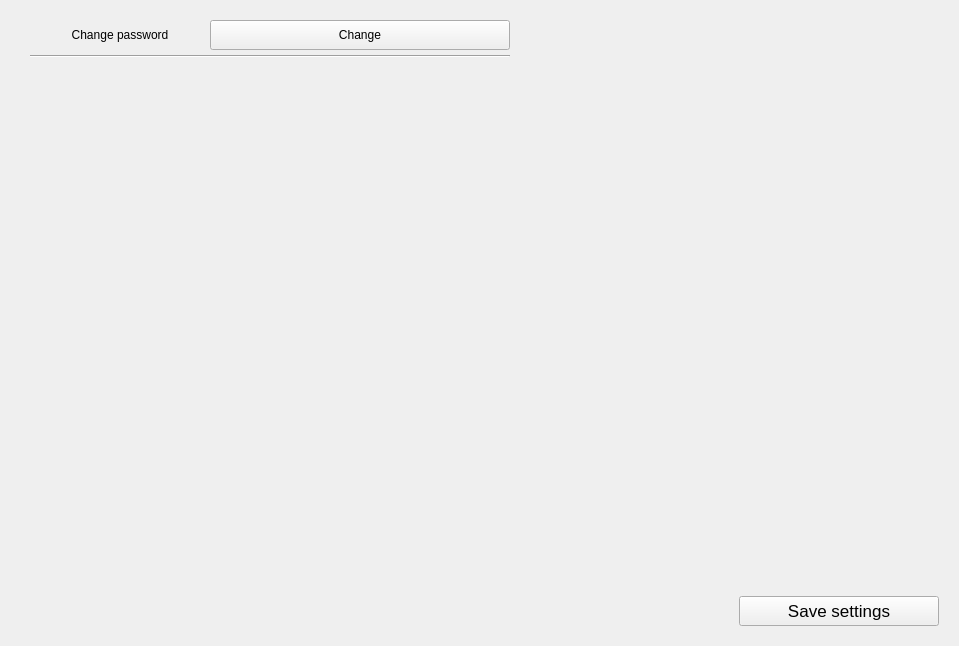
<?xml version="1.0" encoding="UTF-8"?>
<ui version="4.0">
 <class>Settings_ProfileLayout</class>
 <widget class="QFrame" name="Settings_ProfileLayout">
  <property name="geometry">
   <rect>
    <x>0</x>
    <y>0</y>
    <width>959</width>
    <height>646</height>
   </rect>
  </property>
  <property name="windowTitle">
   <string>Frame</string>
  </property>
  <property name="frameShape">
   <enum>QFrame::NoFrame</enum>
  </property>
  <property name="frameShadow">
   <enum>QFrame::Raised</enum>
  </property>
  <layout class="QVBoxLayout" name="verticalLayout">
   <property name="spacing">
    <number>0</number>
   </property>
   <property name="leftMargin">
    <number>30</number>
   </property>
   <property name="topMargin">
    <number>20</number>
   </property>
   <property name="rightMargin">
    <number>20</number>
   </property>
   <property name="bottomMargin">
    <number>20</number>
   </property>
   <item>
    <layout class="QFormLayout" name="formLayout">
     <property name="sizeConstraint">
      <enum>QLayout::SetFixedSize</enum>
     </property>
     <property name="horizontalSpacing">
      <number>0</number>
     </property>
     <property name="verticalSpacing">
      <number>5</number>
     </property>
     <item row="0" column="0">
      <widget class="QLabel" name="label_2">
       <property name="minimumSize">
        <size>
         <width>180</width>
         <height>30</height>
        </size>
       </property>
       <property name="text">
        <string>Change password</string>
       </property>
       <property name="alignment">
        <set>Qt::AlignCenter</set>
       </property>
      </widget>
     </item>
     <item row="0" column="1">
      <widget class="QPushButton" name="ChangePasswordButton">
       <property name="minimumSize">
        <size>
         <width>300</width>
         <height>30</height>
        </size>
       </property>
       <property name="maximumSize">
        <size>
         <width>300</width>
         <height>30</height>
        </size>
       </property>
       <property name="text">
        <string>Change</string>
       </property>
      </widget>
     </item>
     <item row="1" column="0" colspan="2">
      <widget class="Line" name="line_63">
       <property name="maximumSize">
        <size>
         <width>480</width>
         <height>10</height>
        </size>
       </property>
       <property name="orientation">
        <enum>Qt::Horizontal</enum>
       </property>
      </widget>
     </item>
     <item row="2" column="0" colspan="2">
      <spacer name="verticalSpacer">
       <property name="orientation">
        <enum>Qt::Vertical</enum>
       </property>
       <property name="sizeHint" stdset="0">
        <size>
         <width>20</width>
         <height>40</height>
        </size>
       </property>
      </spacer>
     </item>
    </layout>
   </item>
   <item>
    <layout class="QHBoxLayout" name="horizontalLayout">
     <item>
      <spacer name="horizontalSpacer">
       <property name="orientation">
        <enum>Qt::Horizontal</enum>
       </property>
       <property name="sizeHint" stdset="0">
        <size>
         <width>40</width>
         <height>20</height>
        </size>
       </property>
      </spacer>
     </item>
     <item>
      <widget class="QPushButton" name="SaveButton">
       <property name="sizePolicy">
        <sizepolicy hsizetype="Preferred" vsizetype="Fixed">
         <horstretch>0</horstretch>
         <verstretch>0</verstretch>
        </sizepolicy>
       </property>
       <property name="minimumSize">
        <size>
         <width>200</width>
         <height>30</height>
        </size>
       </property>
       <property name="maximumSize">
        <size>
         <width>200</width>
         <height>30</height>
        </size>
       </property>
       <property name="font">
        <font>
         <pointsize>13</pointsize>
        </font>
       </property>
       <property name="text">
        <string>Save settings</string>
       </property>
      </widget>
     </item>
    </layout>
   </item>
  </layout>
 </widget>
 <resources/>
 <connections/>
</ui>
